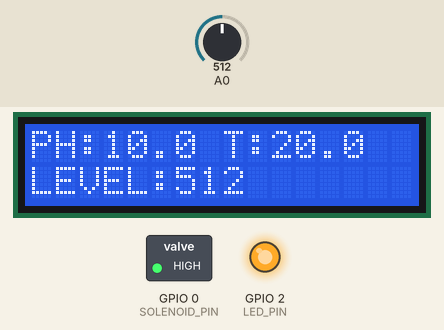
This sketch was run on a simulated ESP8266 (NodeMCU). Shown: 16×2 character LCD, switched loads named in the sketch (green lamp = pin HIGH), output pins drawn as LEDs (lit = HIGH). The test bench sets the inputs (shaded band); at power-on: A0 = 512. WiFi joins after 1.5 s; servers stay silent unless stated; pins used as bus, display or sensor lines are not drawn; what the sketch prints to the serial monitor is not drawn.

Above: at 7.6 s.
7.7 s: A0 set to 298
At 8.9 s:
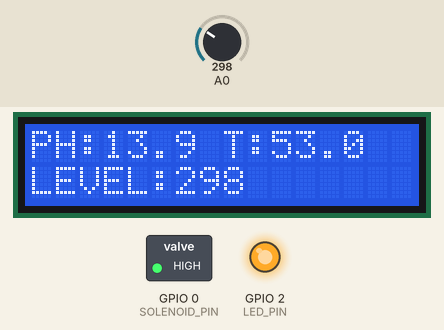
12.3 s: A0 set to 262
At 14.9 s:
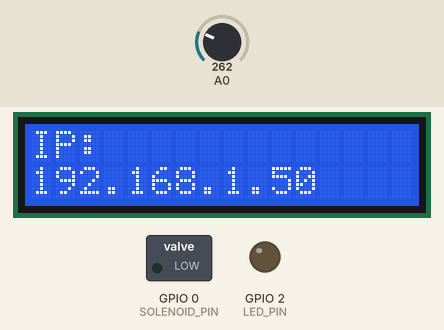
16.3 s: A0 set to 290
At 18.6 s:
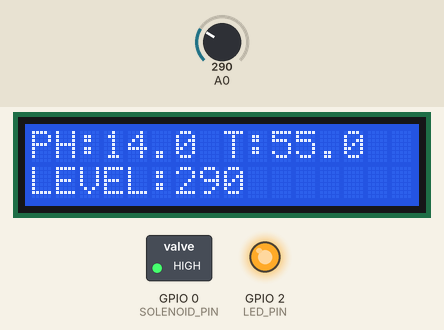
18.9 s: A0 set to 270
At 20.4 s:
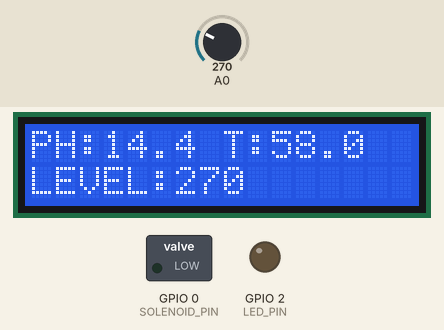
Timing chart, 0 to 21.9 s (numbered marks = the images above; inputs shaded):
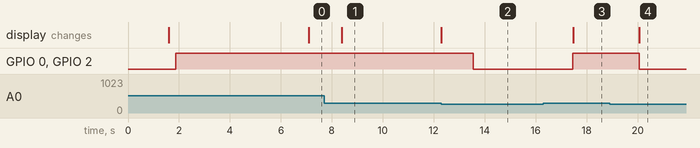

Measured:
- the behaviour switches between 281 and 280 on A0 (found by bisection; images 1 and 2)
- after the input at 7.7 s, the display: changes after 0.70 s (image 1)
- after the input at 12.3 s, GPIO 0 (SOLENOID_PIN), GPIO 2 (LED_PIN): HIGH → LOW after 1.3 s
- after the input at 16.3 s, GPIO 0 (SOLENOID_PIN), GPIO 2 (LED_PIN): LOW → HIGH after 1.2 s; the display: changes after 1.2 s (image 3)
- after the input at 18.9 s, GPIO 0 (SOLENOID_PIN), GPIO 2 (LED_PIN): HIGH → LOW after 1.2 s; the display: changes after 1.2 s (image 4)
- what the display in image 1 shows lasts 3.9 s, from 8.4 s to 12.3 s

The sketch:

final.ino
```cpp
#include <ESP8266WiFi.h>
#include <ESP8266WebServer.h>
#include <LiquidCrystal_I2C.h>
#include <WiFiManager.h>

// Pin definitions using GPIO numbers
#define LED_PIN        LED_BUILTIN
#define BUZZER_PIN     2     // D4
#define SOLENOID_PIN   0     // D3 - relay control for solenoid
#define MUX_S0         14    // D5
#define MUX_S1         12    // D6
#define MUX_S2         13    // D7

// Analog sensor channels on multiplexer
#define PH_CHANNEL            0
#define TURBIDITY_CHANNEL     1
#define WATER_LEVEL_CHANNEL   2

// LCD
LiquidCrystal_I2C lcd(0x27, 16, 2);

// Web server
ESP8266WebServer server(80);

// Sensor values
float turbidity = 0.0;
float phValue = 0.0;
int waterLevelRaw = 0;

// States
bool buzzerState = false;
bool ledState = false;
bool solenoidState = false;

// LCD switching
unsigned long lastDisplaySwitch = 0;
bool showIpOnLcd = true;

// Multiplexer read
int readMux(byte channel) {
  digitalWrite(MUX_S0, bitRead(channel, 0));
  digitalWrite(MUX_S1, bitRead(channel, 1));
  digitalWrite(MUX_S2, bitRead(channel, 2));
  delay(5);
  return analogRead(A0);
}

// JSON endpoint
void handleStatus() {
  String json = "{";
  json += "\"connected\": true,";
  json += "\"led_on\": " + String(ledState ? "true" : "false") + ",";
  json += "\"buzzer_on\": " + String(buzzerState ? "true" : "false") + ",";
  json += "\"solenoid_closed\": " + String(solenoidState ? "true" : "false") + ",";
  json += "\"ph\": " + String(phValue, 2) + ",";
  json += "\"turbidity\": " + String(turbidity, 2) + ",";
  json += "\"water_level_raw\": " + String(waterLevelRaw);
  json += "}";
  server.send(200, "application/json", json);
}

void setup() {
  Serial.begin(9600);
  lcd.init();
  lcd.backlight();

  lcd.setCursor(0, 0);
  lcd.print("Booting...");
  lcd.setCursor(0, 1);
  lcd.print("Connecting...");

  pinMode(LED_PIN, OUTPUT);
  pinMode(BUZZER_PIN, OUTPUT);
  pinMode(SOLENOID_PIN, OUTPUT);
  pinMode(MUX_S0, OUTPUT);
  pinMode(MUX_S1, OUTPUT);
  pinMode(MUX_S2, OUTPUT);

  digitalWrite(SOLENOID_PIN, LOW); // Start with solenoid OPEN
  solenoidState = false;

  // WiFiManager portal
  WiFiManager wm;
  if (!wm.autoConnect("ESP8266_Setup")) {
    Serial.println("Failed to connect & timed out");
    ESP.restart();
    delay(1000);
  }

  Serial.println("WiFi connected: " + WiFi.localIP().toString());

  lcd.clear();
  lcd.setCursor(0, 0);
  lcd.print("IP:");
  lcd.setCursor(0, 1);
  lcd.print(WiFi.localIP());
  showIpOnLcd = true;
  lastDisplaySwitch = millis();

  server.on("/status", handleStatus);
  server.begin();
}

void loop() {
  server.handleClient();

  // --- Read and average turbidity ---
  int sum = 0;
  for (int i = 0; i < 10; i++) {
    sum += readMux(TURBIDITY_CHANNEL);
    delay(10);
  }
  int turbidityRaw = sum / 10;
  turbidity = map(turbidityRaw, 0, 640, 100, 0);  // Adjust 640 if needed

  // --- Read pH and convert ---
  int phRaw = readMux(PH_CHANNEL);
  float voltage = phRaw * (3.3 / 1023.0);          // Convert ADC reading to voltage
  phValue = 7 + ((2.2 - voltage) / 0.18);          // Convert voltage to pH value

  // --- Read water level ---
  waterLevelRaw = readMux(WATER_LEVEL_CHANNEL);

  // --- Serial debug output ---
  Serial.println("=== Sensor Readings ===");
  Serial.print("Turbidity RAW: "); Serial.print(turbidityRaw);
  Serial.print(" -> NTU: "); Serial.println(turbidity);
  Serial.print("PH RAW: "); Serial.print(phRaw);
  Serial.print(" -> Voltage: "); Serial.print(voltage, 3);
  Serial.print(" V, PH: "); Serial.println(phValue, 2);
  Serial.print("Water Level RAW: "); Serial.println(waterLevelRaw);
  Serial.println("========================");

  // --- LCD Display Alternating ---
  if (millis() - lastDisplaySwitch > 5000) {
    showIpOnLcd = !showIpOnLcd;
    lastDisplaySwitch = millis();
    lcd.clear();
  }

  if (showIpOnLcd) {
    lcd.setCursor(0, 0);
    lcd.print("IP:");
    lcd.setCursor(0, 1);
    lcd.print(WiFi.localIP());
  } else {
    lcd.setCursor(0, 0);
    lcd.print("PH:");
    lcd.print(phValue, 1);
    lcd.print(" T:");
    lcd.print(turbidity, 1);
    lcd.print("   ");
    lcd.setCursor(0, 1);
    lcd.print("LEVEL:");
    lcd.print(waterLevelRaw);
    lcd.print("       ");
  }

  // --- Alerts and Solenoid control ---
  if (waterLevelRaw > 280) {
    digitalWrite(BUZZER_PIN, HIGH);
    digitalWrite(SOLENOID_PIN, HIGH); // Relay ON (valve CLOSED)
    buzzerState = true;
    solenoidState = true;
    Serial.println("Water Level HIGH - Buzzer ON, Valve CLOSED");
  } else {
    digitalWrite(BUZZER_PIN, LOW);
    digitalWrite(SOLENOID_PIN, LOW); // Relay OFF (valve OPEN)
    buzzerState = false;
    solenoidState = false;
    Serial.println("Water Level LOW - Buzzer OFF, Valve OPEN");
  }

  delay(1000);
}
```
